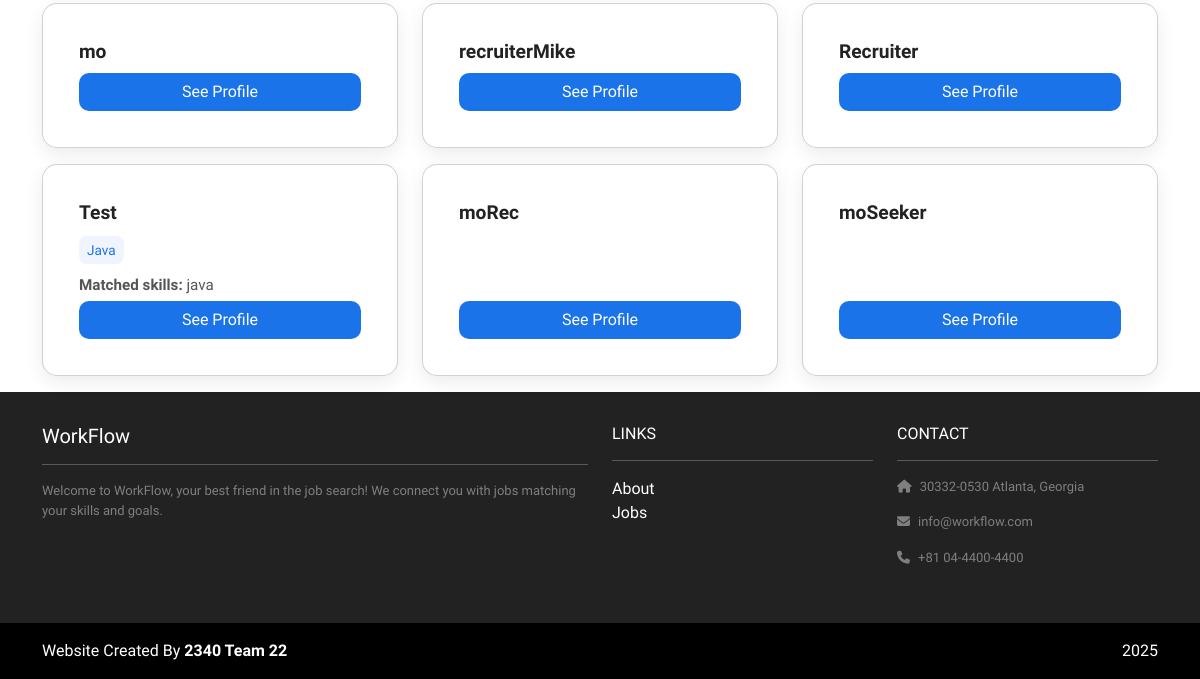
/recommended/recruiter/candidates/search/ (signed in, lower part), run on an earlier commit of the app's database.
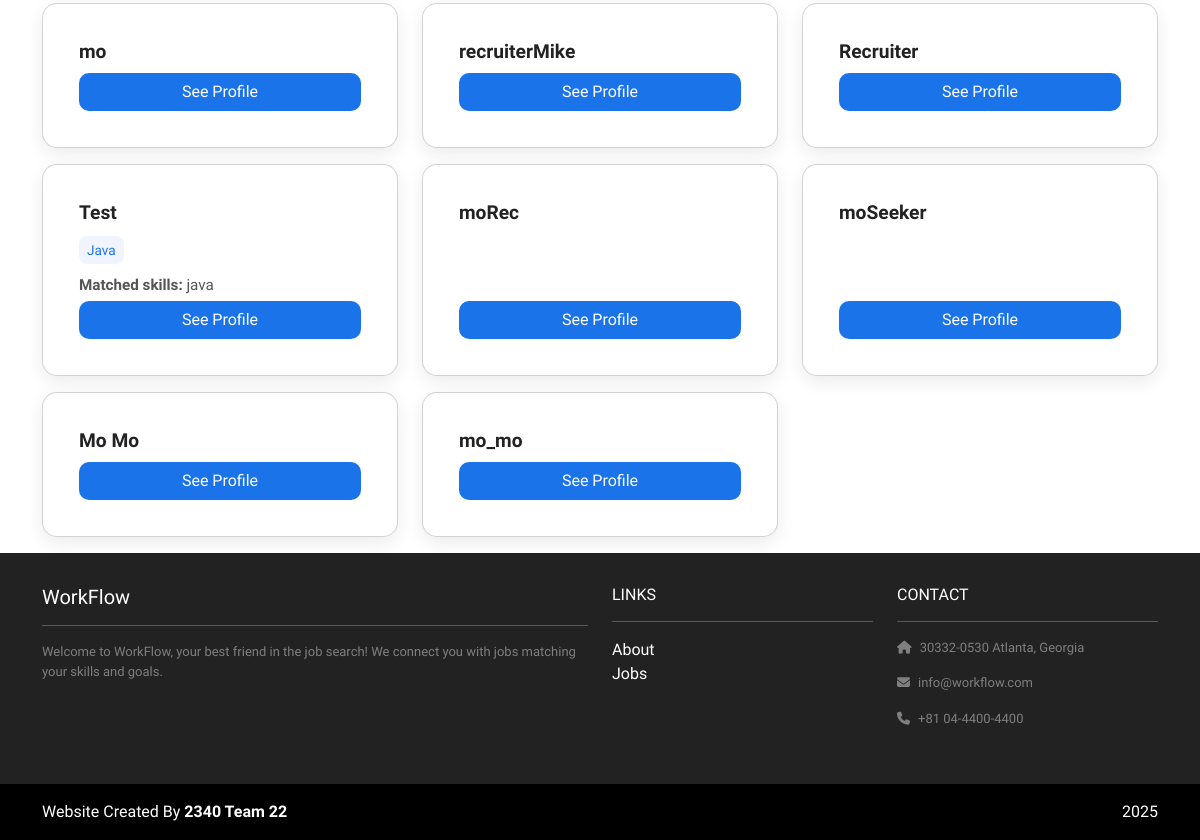
And on a later commit of the database.
### profiles/models.py (models this page shows, shortened)
class Profile(models.Model):
    user = models.OneToOneField(User, on_delete=models.CASCADE, related_name='profile')
    headline = models.CharField(max_length=255, blank=True)
    skills = models.TextField(blank=True, help_text='Comma-separated skills')
    is_public = models.BooleanField(default=True)
    show_skills = models.BooleanField(default=True)
    show_education = models.BooleanField(default=True)
    show_experience = models.BooleanField(default=True)
    show_links = models.BooleanField(default=True)
    def skills_list(self):
        if not self.skills:
            return []
        return [s.strip() for s in self.skills.split(',') if s.strip()]

### accounts/models.py (models this page shows)
class CustomUser(AbstractUser):
    class Roles(models.TextChoices):
        SEEKER = 'SEEKER', 'Seeker'
        RECRUITER = 'RECRUITER', 'Recruiter'
    role = models.CharField(max_length=10, choices=Roles.choices)
    @property
    def is_seeker(self):
        return self.role == self.Roles.SEEKER
    @property
    def is_recruiter(self):
        return self.role == self.Roles.RECRUITER
    @property
    def unread_notifications_count(self):
        try:
            return self.notifications.filter(is_read=False).count()
        except Exception:
            return 0

### recommended/views.py (the view)
# urls.py: path('recruiter/candidates/search/', views.candidate_search, name='recommended.candidate_search'),
@login_required
def candidate_search(request):
    from profiles.models import Profile
    if not getattr(request.user, 'is_recruiter', False):
        return HttpResponseForbidden()
    candidates_qs = Profile.objects.filter(is_public=True)
    filter_params = {
        'skills': request.GET.get('skills', '').strip(),
        'location': request.GET.get('location', '').strip(),
        'projects': request.GET.get('projects', '').strip(),
    }
    orchestrator = FilterOrchestrator()
    candidates_qs = orchestrator.apply_filters(candidates_qs, filter_params)
    results = []
    for prof in candidates_qs:
        prof_terms = {s.strip().lower() for s in (prof.skills or '').split(',') if s.strip()}
        results.append({'profile': prof, 'matches': sorted(prof_terms)})
    return render(request, 'recommended/candidate_search.html', {'candidates': results, 'filters': filter_params})

### recommended/filters.py (called while the page is built)
    def apply_filters(self, qs, filter_params):
        for name, value in filter_params.items():
            if value:
                filter_class = self.filter_registry.get(name)
                if filter_class:
                    qs = filter_class().apply_filter(qs, value)
        return qs

### recommended/templates/recommended/candidate_search.html (shortened to what this page needs)
{% extends "base.html" %}
{% block content %}
<div class="container mt-4">
  {% if not candidates %}
    <div class="alert alert-info">No candidates found matching the criteria.</div>
  {% else %}
    <div class="row">
      {% for item in candidates %}
      <div class="col-md-6 col-lg-4 mb-3">
        <div class="card candidate-card h-100 d-flex flex-column">
          <div class="card-body d-flex flex-column">
            <h5 class="card-title candidate-name">
              {% if item.profile.user.get_full_name %}
                {{ item.profile.user.get_full_name }}
              {% else %}
                {{ item.profile.user.username }}
              {% endif %}
            </h5>
            {% if item.profile.skills_list %}
            <div class="candidate-skills mb-2">
              {% for skill in item.profile.skills_list %}
                <span class="skill-tag">{{ skill }}</span>
              {% endfor %}
            </div>
            {% endif %}
            {% if item.matches %}
            <p class="mb-1"><strong>Matched skills:</strong> {{ item.matches|join:", " }}</p>
            {% endif %}
            <div class="mt-auto">
              <a href="{% url 'profiles:detail' item.profile.user.username %}" class="btn btn-job">See Profile</a>
            </div>
          </div>
        </div>
      </div>
      {% endfor %}
    </div>
  {% endif %}
</div>
{% endblock content %}

What changed in the data, as far as the page shows it:
added Profile: profile.user.get_full_name "Mo Mo"
added Profile: profile.user.username "mo_mo"
